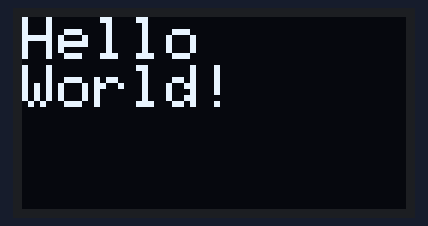
A sketch run on a simulated Arduino Uno, built with avr-gcc and run on an emulated ATmega328P. On the bench: 128×64 one-colour display.

Above: at 0.6 s.

The sketch:

7-1.2.ino
```cpp
#include <SPI.h>
#include <Wire.h>
#include <Adafruit_GFX.h>
#include <Adafruit_SSD1306.h>

#define SCREEN_WIDTH 128 // OLED display width, in pixels
#define SCREEN_HEIGHT 64 // OLED display height, in pixels

#define OLED_RESET     -1 // Reset pin # (or -1 if sharing Arduino reset pin)
#define SCREEN_ADDRESS 0x3C ///< See datasheet for Address; 0x3D for 128x64, 0x3C for 128x32
Adafruit_SSD1306 display(SCREEN_WIDTH, SCREEN_HEIGHT, &Wire, OLED_RESET);

#define NUMFLAKES     10 // Number of snowflakes in the animation example

#define LOGO_HEIGHT   16
#define LOGO_WIDTH    16

void setup() {
  Serial.begin(9600);
  delay(500);

  // Initialize the display
  if (!display.begin(SSD1306_SWITCHCAPVCC, SCREEN_ADDRESS)) {
    Serial.println(F("SSD1306 allocation failed"));
    for (;;);
  }

  display.clearDisplay();

  // --- DISPLAY CUSTOM TEXT ---
  display.setTextSize(2);                 // Bigger text
  display.setTextColor(SSD1306_WHITE);
  display.setCursor(0, 0);
  display.println("Hello");
  display.println("World!");

  display.display();                      // Show on screen
}

void loop() {
  // Nothing needed here
}
```
